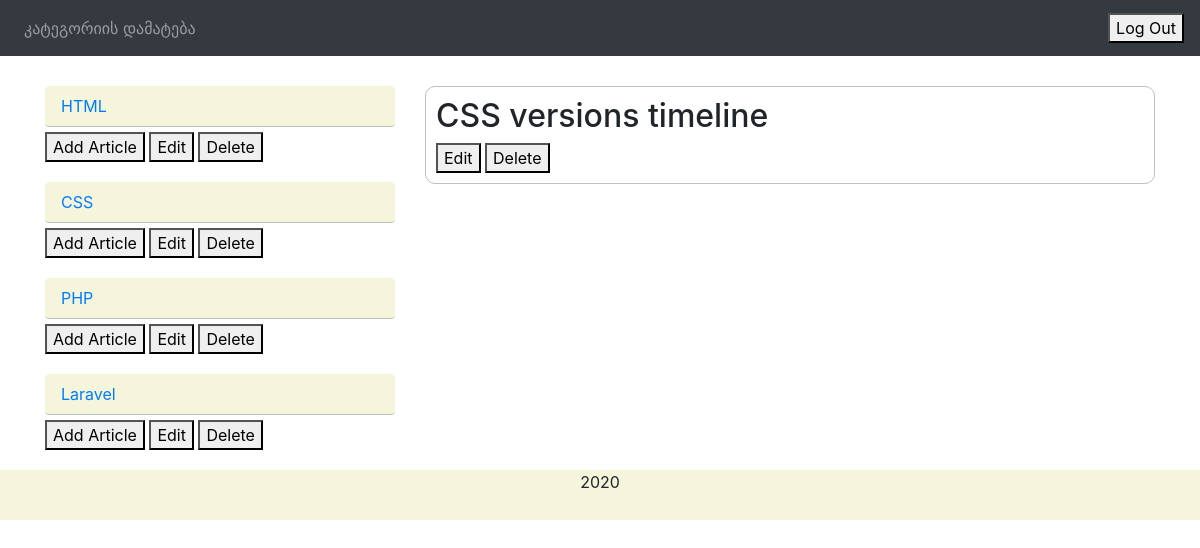
The page /blog/admin/index.php?cat=2 (signed in) on the database its author committed.
### tables this page shows
CREATE TABLE `categories` (
  `id` int(6) UNSIGNED NOT NULL,
  `title` varchar(200) NOT NULL,
  `author_id` int(6) UNSIGNED DEFAULT NULL,
  `created_at` timestamp NOT NULL DEFAULT current_timestamp() ON UPDATE current_timestamp()
);

CREATE TABLE `articles` (
  `id` int(6) UNSIGNED NOT NULL,
  `title` varchar(200) NOT NULL,
  `text` text NOT NULL,
  `add_date` date DEFAULT NULL,
  `author_id` int(6) UNSIGNED DEFAULT NULL,
  `view` int(6) DEFAULT NULL,
  `created_at` timestamp NOT NULL DEFAULT current_timestamp() ON UPDATE current_timestamp()
);

### blog/admin/blocks/leftnav.php (the view, shortened to what this page needs)
<?php
    $stmt = $pdo->prepare("SELECT id, title FROM categories ORDER BY id");
    $stmt->execute();
    $stmt->setFetchMode(PDO::FETCH_ASSOC);
    $rows = $stmt->fetchAll();
?>
<div class="col-sm-4">
    <ul class="nav nav-pills flex-column nav-left">
        <?php
            foreach ($rows as $row){
        ?>
        <li class="nav-item" style="margin-bottom: 20px">
            <a class="nav-link" href="?cat=<?=$row['id']?>" style="margin-bottom: 5px"><?=$row['title']?></a>
            <button>Add Article</button>
            <button onclick="catedit(<?=$row['id']?>)" value="<?=$row['id']?>" data-toggle="modal" data-target="#catedit">Edit</button>
            <button>Delete</button>
        </li>
        <?php } ?>
    </ul>
</div>

### blog/admin/blocks/content.php (shortened to what this page needs)
<?php
    if(isset($_GET['cat'])){
        $cat = $_GET['cat'];
        $stmt = $pdo->prepare("SELECT articles.id, articles.title, articles.text, articles.add_date, articles.view,
                                      users.firstname, users.lastname FROM articles
                                INNER JOIN categoriestoarticles ON categoriestoarticles.article_id = articles.id
                                INNER JOIN users ON users.id = articles.author_id
                                WHERE categoriestoarticles.category_id=$cat ORDER BY articles.add_date DESC");
    }else if(isset($_GET['article'])){
        $article = $_GET['article'];
        $stmt = $pdo->prepare("UPDATE articles SET view = view + 1 WHERE id=$article");
        $stmt->execute();
        $stmt = $pdo->prepare("SELECT articles.id, articles.title, articles.text, articles.add_date, articles.view,
                                      users.firstname, users.lastname FROM articles
                                INNER JOIN categoriestoarticles ON categoriestoarticles.article_id = articles.id
                                INNER JOIN users ON users.id = articles.author_id
                                WHERE articles.id=$article");
    }
    $stmt->execute();
    $stmt->setFetchMode(PDO::FETCH_ASSOC);
    $rows = $stmt->fetchAll();
?>
<div class="col-sm-8">
    <?php
     if(!isset($_GET['article'])){
        foreach ($rows as $row){
    ?>
        <div class="article">
            <h2><?=$row['title']?></h2>
            <button>Edit</button>
            <button>Delete</button>
        </div>
    <?php } } ?>
</div>

### blog/admin/sass/style.css (style rules this page uses)
.nav-left a { background-color: beige; border-bottom: solid silver 1px; }
.article { border: solid silver 1px; margin-bottom: 10px; padding: 10px; border-radius: 10px; }

### rows shown on the page
categories: title "HTML", $row['id'] 1 (drawn)
categories: title "CSS", $row['id'] 2 (drawn)
categories: title "PHP", $row['id'] 3 (drawn)
categories: title "Laravel", $row['id'] 4 (drawn)
articles: title "CSS versions timeline"
